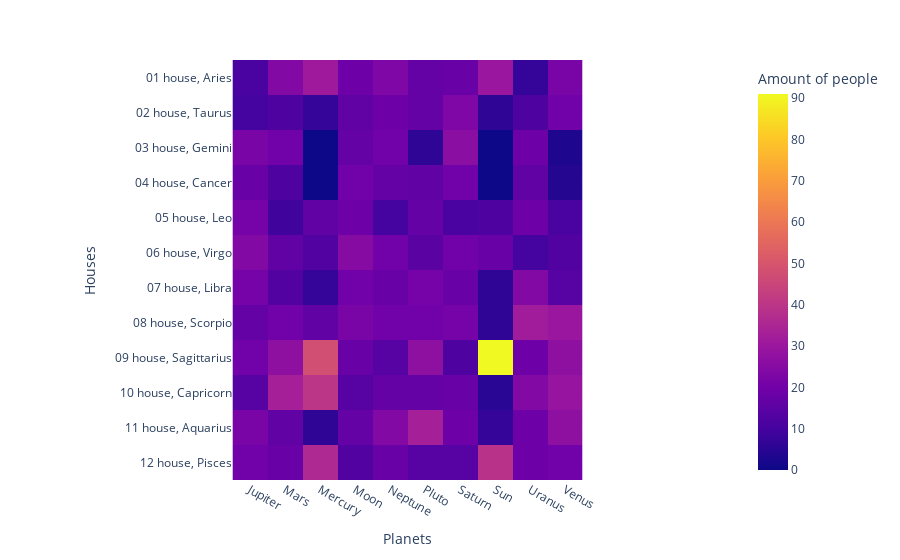

Notebook cell for this chart:
### Code cell
px.imshow(n,labels=dict(x="Planets", y="Houses",color_discrete_sequence= px.colors.sequential.Plasma,
                        color="Amount of people"),
                  x=list(n),y=n.index)

### Figure 1 — Plotly figure (JSON) as saved in the notebook; plotly's stock layout.template omitted (floating-point values rounded to 4 significant figures)
{"data": [{"coloraxis": "coloraxis", "hovertemplate": "Planets: %{x}<br>Houses: %{y}<br>Amount of people: %{z}<extra></extra>", "type": "heatmap", "x": ["Jupiter", "Mars", "Mercury", "Moon", "Neptune", "Pluto", "Saturn", "Sun", "Uranus", "Venus"], "y": ["01 house, Aries", "02 house, Taurus", "03 house, Gemini", "04 house, Cancer", "05 house, Leo", "06 house, Virgo", "07 house, Libra", "08 house, Scorpio", "09 house, Sagittarius", "10 house, Capricorn", "11 house, Aquarius", "12 house, Pisces"], "z": [[11, 24, 31, 19, 23, 17, 18, 30, 7, 22], [10, 12, 7, 16, 19, 17, 23, 6, 12, 20], [22, 20, 0, 17, 20, 6, 26, 0, 19, 3], [18, 12, 0, 20, 17, 16, 20, 0, 16, 4], [21, 9, 16, 19, 10, 17, 11, 12, 19, 11], [24, 16, 13, 25, 20, 15, 20, 18, 10, 13], [21, 13, 7, 20, 18, 21, 18, 6, 24, 14], [17, 20, 16, 22, 20, 20, 21, 6, 32, 30], [20, 27, 48, 18, 14, 27, 12, 91, 19, 27], [14, 33, 40, 14, 17, 17, 18, 5, 24, 29], [22, 16, 6, 17, 24, 33, 19, 7, 19, 27], [20, 18, 36, 13, 18, 14, 14, 39, 19, 20]]}], "layout": {"coloraxis": {"colorbar": {"title": {"text": "Amount of people"}}, "colorscale": [[0, "#0d0887"], [0.1111, "#46039f"], [0.2222, "#7201a8"], [0.3333, "#9c179e"], [0.4444, "#bd3786"], [0.5556, "#d8576b"], [0.6667, "#ed7953"], [0.7778, "#fb9f3a"], [0.8889, "#fdca26"], [1, "#f0f921"]]}, "margin": {"t": 60}, "xaxis": {"constrain": "domain", "scaleanchor": "y", "title": {"text": "Planets"}}, "yaxis": {"autorange": "reversed", "constrain": "domain", "title": {"text": "Houses"}}}}
